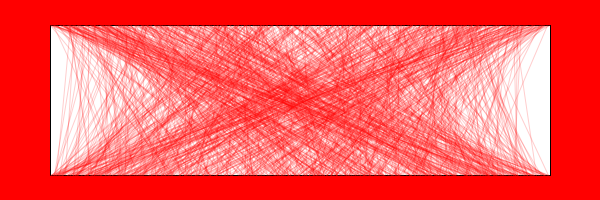
Frame 1 (no input)
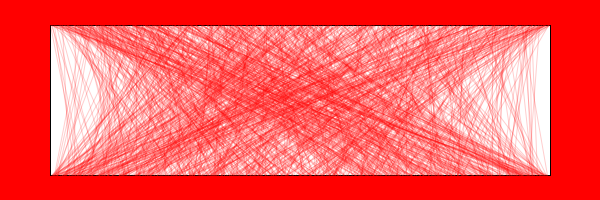
Frame 60 (the mouse pressed at the canvas centre just before this capture)
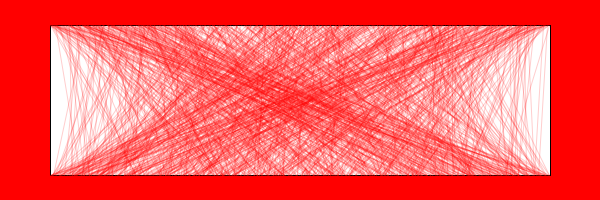
Frame 120 (the mouse held since frame 60 and released just before this capture)

The Processing sketch that drew these frames (run headless with seeded random() and noise(); from frame 60 on, the mouse is pressed at the canvas centre):

// Processing sketch: Static_Lines
// ── Static_Lines.pde
color red = #ff0000;


void setup() {
  size(600, 200);
  background(255);
  smooth();
  stroke(red, 50);
}

void draw() {
  background(red);
  fill(255);
  stroke(0);
  rect(50, 25, 500, 150);
  int n = 1000;
  float[] xTop = new float[n];
  float[] xBottom = new float[n];
  stroke(red, 50);
  for (int i = 0; i < n; i++) {
    xTop[i] = random(50, 550);
    xBottom[i] = random(50, 550);
    line(xTop[i], 25, xBottom[i], 175);
  }
}
